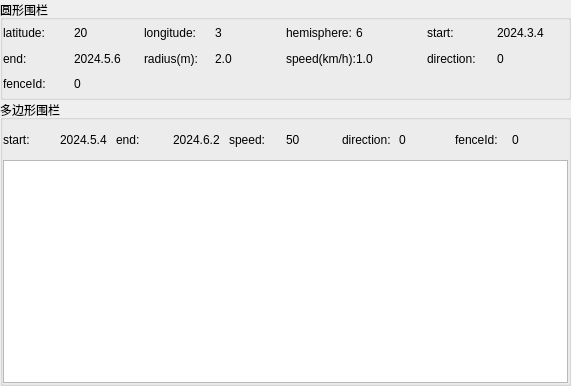
<?xml version="1.0" encoding="UTF-8"?>
<ui version="4.0">
 <class>EfenceForm</class>
 <widget class="QWidget" name="EfenceForm">
  <property name="geometry">
   <rect>
    <x>0</x>
    <y>0</y>
    <width>571</width>
    <height>386</height>
   </rect>
  </property>
  <property name="windowTitle">
   <string>Form</string>
  </property>
  <layout class="QVBoxLayout" name="verticalLayout_3">
   <property name="spacing">
    <number>0</number>
   </property>
   <property name="leftMargin">
    <number>0</number>
   </property>
   <property name="topMargin">
    <number>0</number>
   </property>
   <property name="rightMargin">
    <number>0</number>
   </property>
   <property name="bottomMargin">
    <number>0</number>
   </property>
   <item>
    <widget class="QGroupBox" name="groupBox_circle">
     <property name="minimumSize">
      <size>
       <width>0</width>
       <height>100</height>
      </size>
     </property>
     <property name="title">
      <string>圆形围栏</string>
     </property>
     <layout class="QVBoxLayout" name="verticalLayout">
      <property name="spacing">
       <number>0</number>
      </property>
      <property name="leftMargin">
       <number>0</number>
      </property>
      <property name="topMargin">
       <number>0</number>
      </property>
      <property name="rightMargin">
       <number>0</number>
      </property>
      <property name="bottomMargin">
       <number>0</number>
      </property>
      <item>
       <layout class="QGridLayout" name="gridLayout">
        <item row="1" column="0">
         <widget class="QLabel" name="label_11">
          <property name="text">
           <string>end:</string>
          </property>
         </widget>
        </item>
        <item row="0" column="7">
         <widget class="QLabel" name="label_start">
          <property name="text">
           <string>2024.3.4</string>
          </property>
         </widget>
        </item>
        <item row="0" column="5">
         <widget class="QLabel" name="label_hemisphere">
          <property name="text">
           <string>6</string>
          </property>
         </widget>
        </item>
        <item row="0" column="2">
         <widget class="QLabel" name="label_15">
          <property name="text">
           <string>longitude:</string>
          </property>
         </widget>
        </item>
        <item row="1" column="3">
         <widget class="QLabel" name="label_radius">
          <property name="text">
           <string>2.0</string>
          </property>
         </widget>
        </item>
        <item row="1" column="6">
         <widget class="QLabel" name="label">
          <property name="text">
           <string>direction:</string>
          </property>
         </widget>
        </item>
        <item row="0" column="0">
         <widget class="QLabel" name="label_2">
          <property name="text">
           <string>latitude:</string>
          </property>
         </widget>
        </item>
        <item row="1" column="5">
         <widget class="QLabel" name="label_speed">
          <property name="text">
           <string>1.0</string>
          </property>
         </widget>
        </item>
        <item row="0" column="4">
         <widget class="QLabel" name="label_16">
          <property name="text">
           <string>hemisphere:</string>
          </property>
         </widget>
        </item>
        <item row="1" column="7">
         <widget class="QLabel" name="label_direction">
          <property name="text">
           <string>0</string>
          </property>
         </widget>
        </item>
        <item row="0" column="1">
         <widget class="QLabel" name="label_latitude">
          <property name="text">
           <string>20</string>
          </property>
         </widget>
        </item>
        <item row="1" column="1">
         <widget class="QLabel" name="label_end">
          <property name="text">
           <string>2024.5.6</string>
          </property>
         </widget>
        </item>
        <item row="1" column="2">
         <widget class="QLabel" name="label_5">
          <property name="text">
           <string>radius(m):</string>
          </property>
         </widget>
        </item>
        <item row="0" column="3">
         <widget class="QLabel" name="label_longtitude">
          <property name="text">
           <string>3</string>
          </property>
         </widget>
        </item>
        <item row="0" column="6">
         <widget class="QLabel" name="label_9">
          <property name="text">
           <string>start:</string>
          </property>
         </widget>
        </item>
        <item row="1" column="4">
         <widget class="QLabel" name="label_7">
          <property name="text">
           <string>speed(km/h):</string>
          </property>
         </widget>
        </item>
        <item row="2" column="0">
         <widget class="QLabel" name="label_13">
          <property name="text">
           <string>fenceId:</string>
          </property>
         </widget>
        </item>
        <item row="2" column="1">
         <widget class="QLabel" name="label_fenceId">
          <property name="text">
           <string>0</string>
          </property>
         </widget>
        </item>
       </layout>
      </item>
     </layout>
    </widget>
   </item>
   <item>
    <widget class="QGroupBox" name="groupBox_polygon">
     <property name="title">
      <string>多边形围栏</string>
     </property>
     <layout class="QVBoxLayout" name="verticalLayout_2">
      <property name="spacing">
       <number>0</number>
      </property>
      <property name="leftMargin">
       <number>0</number>
      </property>
      <property name="topMargin">
       <number>0</number>
      </property>
      <property name="rightMargin">
       <number>0</number>
      </property>
      <property name="bottomMargin">
       <number>0</number>
      </property>
      <item>
       <widget class="QWidget" name="widget" native="true">
        <property name="minimumSize">
         <size>
          <width>0</width>
          <height>40</height>
         </size>
        </property>
        <property name="maximumSize">
         <size>
          <width>16777215</width>
          <height>40</height>
         </size>
        </property>
        <layout class="QHBoxLayout" name="horizontalLayout">
         <property name="spacing">
          <number>0</number>
         </property>
         <property name="leftMargin">
          <number>0</number>
         </property>
         <property name="topMargin">
          <number>0</number>
         </property>
         <property name="rightMargin">
          <number>0</number>
         </property>
         <property name="bottomMargin">
          <number>0</number>
         </property>
         <item>
          <widget class="QLabel" name="label_3">
           <property name="text">
            <string>start:</string>
           </property>
          </widget>
         </item>
         <item>
          <widget class="QLabel" name="label_4">
           <property name="text">
            <string>2024.5.4</string>
           </property>
          </widget>
         </item>
         <item>
          <widget class="QLabel" name="label_6">
           <property name="text">
            <string>end:</string>
           </property>
          </widget>
         </item>
         <item>
          <widget class="QLabel" name="label_8">
           <property name="text">
            <string>2024.6.2</string>
           </property>
          </widget>
         </item>
         <item>
          <widget class="QLabel" name="label_10">
           <property name="text">
            <string>speed:</string>
           </property>
          </widget>
         </item>
         <item>
          <widget class="QLabel" name="label_12">
           <property name="text">
            <string>50</string>
           </property>
          </widget>
         </item>
         <item>
          <widget class="QLabel" name="label_14">
           <property name="text">
            <string>direction:</string>
           </property>
          </widget>
         </item>
         <item>
          <widget class="QLabel" name="label_ply_direction">
           <property name="text">
            <string>0</string>
           </property>
          </widget>
         </item>
         <item>
          <widget class="QLabel" name="label_18">
           <property name="text">
            <string>fenceId:</string>
           </property>
          </widget>
         </item>
         <item>
          <widget class="QLabel" name="label_ply_fenceId">
           <property name="text">
            <string>0</string>
           </property>
          </widget>
         </item>
        </layout>
       </widget>
      </item>
      <item>
       <widget class="QListWidget" name="listWidget"/>
      </item>
     </layout>
    </widget>
   </item>
  </layout>
 </widget>
 <resources/>
 <connections/>
</ui>
